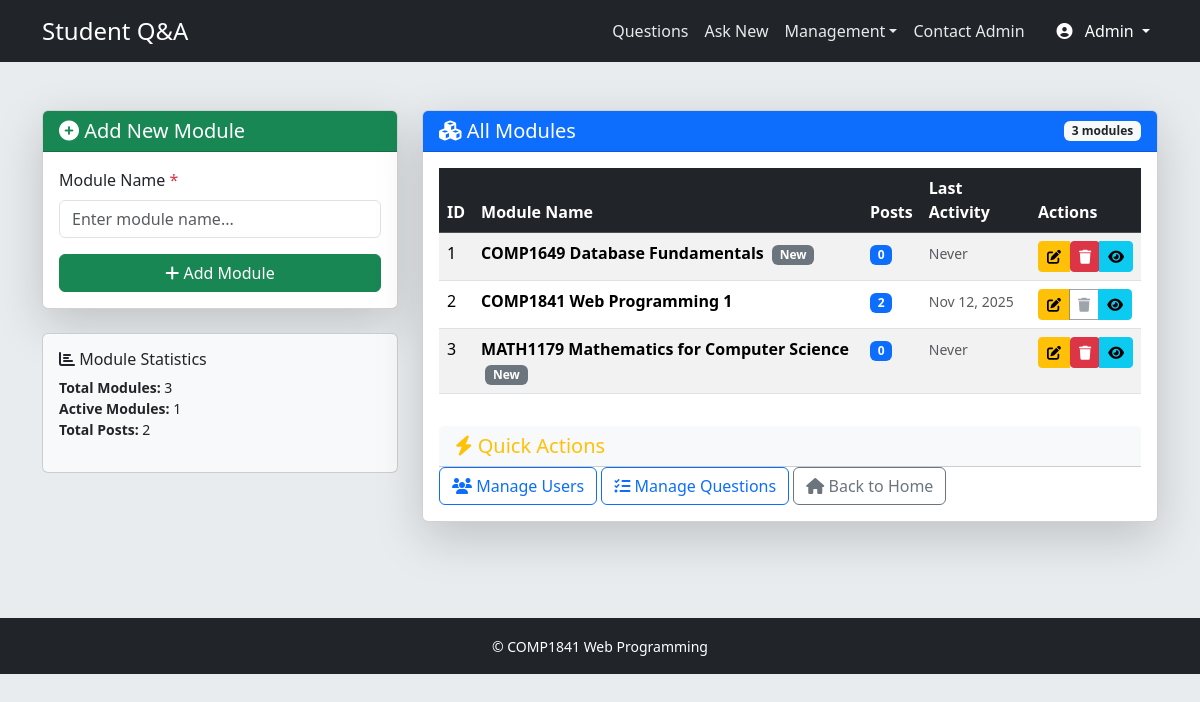
/cw1841/manage_modules.php (signed in), run on the app's committed database.
### tables this page shows
CREATE TABLE `modules` (
  `ModuleID` int(11) NOT NULL AUTO_INCREMENT,
  `ModuleName` varchar(100) NOT NULL,
  PRIMARY KEY (`ModuleID`),
  UNIQUE KEY `ModuleName` (`ModuleName`)
);

### cw1841/manage_modules.php (the view, shortened to what this page needs)
<?php
include 'config.php';
$modules = [];
$edit_mode = false;
$editing_module = null;
try {
    $pdo = new PDO($dsn, $user, $pass);
    $pdo->setAttribute(PDO::ATTR_ERRMODE, PDO::ERRMODE_EXCEPTION);
    $sql = "SELECT m.ModuleID, m.ModuleName,
                   COUNT(p.PostID) as PostCount,
                   MAX(p.PostDate) as LastActivity
            FROM modules m
            LEFT JOIN posts p ON m.ModuleID = p.ModuleID
            GROUP BY m.ModuleID
            ORDER BY m.ModuleName";
    $stmt = $pdo->prepare($sql);
    $stmt->execute();
    $modules = $stmt->fetchAll(PDO::FETCH_ASSOC);
} catch (PDOException $e) {
    $message = "Database Error: " . $e->getMessage();
}
include 'header.php';
?>
<div class="row">
    <div class="col-md-4">
        <div class="card shadow-lg mb-4">
            <div class="card-header <?= $edit_mode ? 'bg-warning' : 'bg-success' ?> text-white">
                <h5 class="mb-0">
                    <i class="fas <?= $edit_mode ? 'fa-edit' : 'fa-plus-circle' ?>"></i>
                    <?= $edit_mode ? 'Edit Module' : 'Add New Module' ?>
                </h5>
            </div>
            <div class="card-body">
                <form method="POST" action="manage_modules.php">
                    <div class="mb-3">
                        <label class="form-label">Module Name <span class="text-danger">*</span></label>
                        <input type="text" class="form-control" name="module_name" required
                               value="<?= $edit_mode ? htmlspecialchars($editing_module['ModuleName']) : '' ?>"
                               placeholder="Enter module name...">
                    </div>
                    <div class="d-grid gap-2">
                        <?php if ($edit_mode): ?>
                            <button type="submit" class="btn btn-warning">
                                <i class="fas fa-save"></i> Update Module
                            </button>
                            <button type="submit" name="action" value="cancel_edit" class="btn btn-secondary">
                                <i class="fas fa-times"></i> Cancel
                            </button>
                        <?php else: ?>
                            <button type="submit" class="btn btn-success">
                                <i class="fas fa-plus"></i> Add Module
                            </button>
                        <?php endif; ?>
                    </div>
                </form>
            </div>
        </div>
        <div class="card bg-light">
            <div class="card-body">
                <h6><i class="fas fa-chart-bar"></i> Module Statistics</h6>
                <ul class="list-unstyled small">
                    <li><strong>Total Modules:</strong> <?= count($modules) ?></li>
                    <li><strong>Active Modules:</strong> <?= count(array_filter($modules, fn($m) => $m['PostCount'] > 0)) ?></li>
                    <li><strong>Total Posts:</strong> <?= array_sum(array_column($modules, 'PostCount')) ?></li>
                </ul>
            </div>
        </div>
    </div>
    <div class="col-md-8">
        <div class="card shadow-lg">
            <div class="card-header bg-primary text-white d-flex justify-content-between align-items-center">
                <h5 class="mb-0"><i class="fas fa-cubes"></i> All Modules</h5>
                <span class="badge bg-light text-dark"><?= count($modules) ?> modules</span>
            </div>
            <div class="card-body">
                <?php if (empty($modules)): ?>
                    <div class="text-center text-muted py-4">
                        <i class="fas fa-cube fa-3x mb-3 d-block"></i>
                        <p>No modules found. Add your first module!</p>
                    </div>
                <?php else: ?>
                    <div class="table-responsive">
                        <table class="table table-striped table-hover">
                            <thead class="table-dark">
                                <tr>
                                    <th>ID</th>
                                    <th>Module Name</th>
                                    <th>Posts</th>
                                    <th>Last Activity</th>
                                    <th>Actions</th>
                                </tr>
                            </thead>
                            <tbody>
                                <?php foreach ($modules as $module): ?>
                                <tr>
                                    <td><?= $module['ModuleID'] ?></td>
                                    <td>
                                        <strong><?= htmlspecialchars($module['ModuleName']) ?></strong>
                                        <?php if ($module['PostCount'] == 0): ?>
                                            <span class="badge bg-secondary ms-1">New</span>
                                        <?php endif; ?>
                                    </td>
                                    <td>
                                        <span class="badge bg-primary"><?= $module['PostCount'] ?></span>
                                    </td>
                                    <td>
                                        <small class="text-muted">
                                            <?= $module['LastActivity'] ? date('M d, Y', strtotime($module['LastActivity'])) : 'Never' ?>
                                        </small>
                                    </td>
                                    <td>
                                        <div class="btn-group btn-group-sm">
                                            <a href="manage_modules.php?edit=<?= $module['ModuleID'] ?>"
                                               class="btn btn-warning btn-sm" title="Edit">
                                                <i class="fas fa-edit"></i>
                                            </a>
                                            <?php if ($module['PostCount'] == 0): ?>
                                                <form method="POST" class="d-inline">
                                                    <button type="submit" class="btn btn-danger btn-sm"
                                                            onclick="return confirm('Delete module: <?= htmlspecialchars($module['ModuleName']) ?>?')"
                                                            title="Delete">
                                                        <i class="fas fa-trash"></i>
                                                    </button>
                                                </form>
                                            <?php else: ?>
                                                <button class="btn btn-outline-secondary btn-sm" disabled
                                                        title="Cannot delete - has <?= $module['PostCount'] ?> posts">
                                                    <i class="fas fa-trash"></i>
                                                </button>
                                            <?php endif; ?>
                                            <a href="home.php?module_id=<?= $module['ModuleID'] ?>"
                                               class="btn btn-info btn-sm" title="View Posts">
                                                <i class="fas fa-eye"></i>
                                            </a>
                                        </div>
                                    </td>
                                </tr>
                                <?php endforeach; ?>
                            </tbody>
                        </table>
                    </div>
                <?php endif; ?>
                <div class="mt-3">
                    <div class="card-header bg-light text-dark">
                        <h5 class="mb-0"><span class="text-warning"><i class="fas fa-bolt"></i> Quick Actions</span></h5>
                    </div>
                    <a href="manage_users.php" class="btn btn-outline-primary">
                        <i class="fas fa-users"></i> Manage Users
                    </a>
                    <a href="manage_questions.php" class="btn btn-outline-primary">
                        <i class="fas fa-tasks"></i> Manage Questions
                    </a>
                    <a href="home.php" class="btn btn-outline-secondary">
                        <i class="fas fa-home"></i> Back to Home
                    </a>
                </div>
            </div>
        </div>
    </div>
</div>
<?php
include 'footer.php';
?>

### cw1841/header.php (style rules this page uses)
body { background-color: #e9ecef; }

### data on the page
modules: ModuleID "1", ModuleName "COMP1649 Database Fundamentals", shows "New", PostCount "0", shows "Never"
modules: ModuleID "2", ModuleName "COMP1841 Web Programming 1", PostCount "2", LastActivity "Nov 12, 2025"
modules: ModuleID "3", ModuleName "MATH1179 Mathematics for Computer Science", shows "New", PostCount "0", shows "Never"

### other printed values
$_SESSION['name'] "Admin"
count($modules) "3"
count(array_filter($modules, fn($m) => $m['PostCount'] > 0)) "1"
array_sum(array_column($modules, 'PostCount')) "2"
